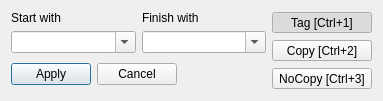
<?xml version="1.0" encoding="UTF-8"?>
<ui version="4.0">
 <class>WrapDialog</class>
 <widget class="QDialog" name="WrapDialog">
  <property name="geometry">
   <rect>
    <x>0</x>
    <y>0</y>
    <width>383</width>
    <height>99</height>
   </rect>
  </property>
  <property name="windowTitle">
   <string>Form</string>
  </property>
  <layout class="QGridLayout" name="gridLayout_2">
   <item row="0" column="0" colspan="3">
    <layout class="QGridLayout" name="gridLayout">
     <item row="0" column="0">
      <widget class="QLabel" name="label">
       <property name="text">
        <string>Start with</string>
       </property>
      </widget>
     </item>
     <item row="0" column="1">
      <widget class="QLabel" name="label_2">
       <property name="text">
        <string>Finish with</string>
       </property>
      </widget>
     </item>
     <item row="1" column="0">
      <widget class="QComboBox" name="cbStart">
       <property name="editable">
        <bool>true</bool>
       </property>
      </widget>
     </item>
     <item row="1" column="1">
      <widget class="QComboBox" name="cbEnd">
       <property name="editable">
        <bool>true</bool>
       </property>
      </widget>
     </item>
    </layout>
   </item>
   <item row="0" column="3" rowspan="2">
    <layout class="QVBoxLayout" name="verticalLayout">
     <item>
      <widget class="QToolButton" name="tbTag">
       <property name="sizePolicy">
        <sizepolicy hsizetype="Preferred" vsizetype="Fixed">
         <horstretch>0</horstretch>
         <verstretch>0</verstretch>
        </sizepolicy>
       </property>
       <property name="toolTip">
        <string>Finishes input for XML and DSL tags</string>
       </property>
       <property name="text">
        <string>Tag [Ctrl+1]</string>
       </property>
       <property name="shortcut">
        <string>Ctrl+1</string>
       </property>
       <property name="checkable">
        <bool>true</bool>
       </property>
       <property name="checked">
        <bool>true</bool>
       </property>
       <property name="autoExclusive">
        <bool>true</bool>
       </property>
      </widget>
     </item>
     <item>
      <widget class="QToolButton" name="tbDup">
       <property name="sizePolicy">
        <sizepolicy hsizetype="Preferred" vsizetype="Fixed">
         <horstretch>0</horstretch>
         <verstretch>0</verstretch>
        </sizepolicy>
       </property>
       <property name="toolTip">
        <string>Finishes with a copy of Start text</string>
       </property>
       <property name="text">
        <string>Copy [Ctrl+2]</string>
       </property>
       <property name="shortcut">
        <string>Ctrl+2</string>
       </property>
       <property name="checkable">
        <bool>true</bool>
       </property>
       <property name="autoExclusive">
        <bool>true</bool>
       </property>
      </widget>
     </item>
     <item>
      <widget class="QToolButton" name="tbNoAuto">
       <property name="sizePolicy">
        <sizepolicy hsizetype="Preferred" vsizetype="Fixed">
         <horstretch>0</horstretch>
         <verstretch>0</verstretch>
        </sizepolicy>
       </property>
       <property name="toolTip">
        <string>Does no autocompletion of the Finish text</string>
       </property>
       <property name="text">
        <string>NoCopy [Ctrl+3]</string>
       </property>
       <property name="shortcut">
        <string>Ctrl+3</string>
       </property>
       <property name="checkable">
        <bool>true</bool>
       </property>
       <property name="autoExclusive">
        <bool>true</bool>
       </property>
      </widget>
     </item>
    </layout>
   </item>
   <item row="1" column="0">
    <widget class="QPushButton" name="pbApply">
     <property name="text">
      <string>Apply</string>
     </property>
     <property name="autoDefault">
      <bool>true</bool>
     </property>
     <property name="default">
      <bool>true</bool>
     </property>
    </widget>
   </item>
   <item row="1" column="1">
    <widget class="QPushButton" name="pbCancel">
     <property name="text">
      <string>Cancel</string>
     </property>
     <property name="shortcut">
      <string>Esc</string>
     </property>
    </widget>
   </item>
   <item row="1" column="2">
    <spacer name="horizontalSpacer">
     <property name="orientation">
      <enum>Qt::Horizontal</enum>
     </property>
     <property name="sizeHint" stdset="0">
      <size>
       <width>99</width>
       <height>31</height>
      </size>
     </property>
    </spacer>
   </item>
  </layout>
 </widget>
 <resources/>
 <connections>
  <connection>
   <sender>pbApply</sender>
   <signal>clicked()</signal>
   <receiver>WrapDialog</receiver>
   <slot>accept()</slot>
   <hints>
    <hint type="sourcelabel">
     <x>239</x>
     <y>65</y>
    </hint>
    <hint type="destinationlabel">
     <x>65</x>
     <y>71</y>
    </hint>
   </hints>
  </connection>
  <connection>
   <sender>pbCancel</sender>
   <signal>clicked()</signal>
   <receiver>WrapDialog</receiver>
   <slot>reject()</slot>
   <hints>
    <hint type="sourcelabel">
     <x>305</x>
     <y>65</y>
    </hint>
    <hint type="destinationlabel">
     <x>143</x>
     <y>63</y>
    </hint>
   </hints>
  </connection>
 </connections>
</ui>
